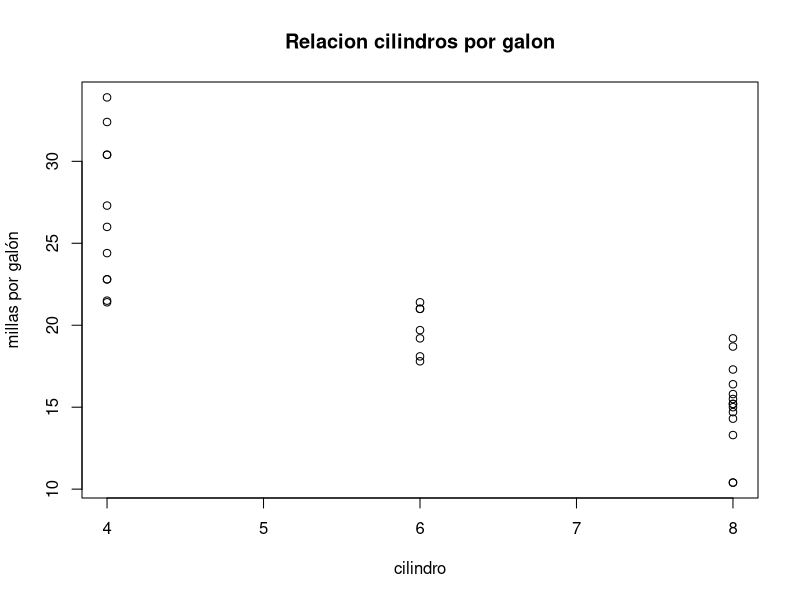
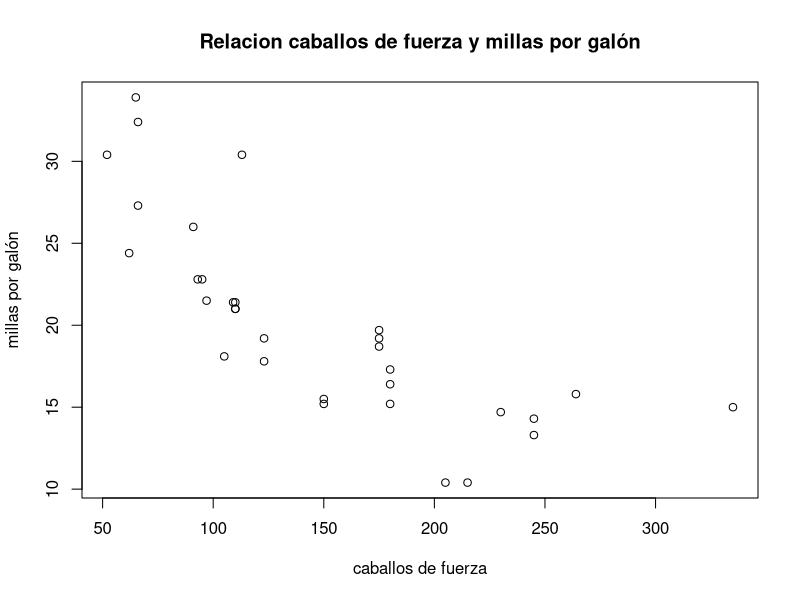

Generate these figures, in order, with R: (Note: this script raises an error after producing the figures.)
# EDA (Exploratory Data Analysis)

# La importancia de visualizar los datos antes de comenzar la formula estadistica

# CUARTETO DE ANSCOMBE: la importancia de visualizar los datos antes de enfocarnos en la formula estadistica

# Tipos de visualizacion para EDA: 

# HISTOGRAMA:  Las barras van pegadas, el orden en el eje x es de mayor a menor, presenta lo que hay y lo que no hay, los numeros no se pueden convertir en etiquetas
# vs grafica de barras: cualquier orden en el eje x, los numeros se pueden volver etiquetas

# SCATTERPLOT: se mezclan variables continuas o datos numéricos, no hay etiquetas o variables categorias, los puntos no se pueden unir, la variable independiente va en el eje x y la variable independiente en el eje y
# VS grafica de lineas: se parece más a una serie de tiempo, en esta sí podemos unir los puntos porque estos muestran una evolución o secuencia.

# BOXPLOT: Muestra los cinco elementos clave en estadistica descriptiva,: min, max, primer quartil, mediana o segundo quartill y tercer quartil

# EDA con scatterplot 

# EDA mtcars
#plot(eje Y ~ eje X,
#     nombre x, nombre y,
#     titulo del scatterplot)

plot(mtcars$mpg ~ mtcars$cyl,
    xlab="cilindro", ylab="millas por galón",
    main="Relacion cilindros por galon")

plot(mtcars$mpg ~ mtcars$hp,
     xlab="caballos de fuerza", ylab="millas por galón",
     main="Relacion caballos de fuerza y millas por galón")

#EDA orangeEc
plot(orangeEc$Unemployment ~ orangeEc$Education.invest...GDP,
     xlab="Inversion educacion (%PIB)", ylab="Desempleo",
     main="Relación entre la inversion en educacion y el desempleo")

plot(orangeEc$GDP.PC ~ orangeEc$Creat.Ind...GDP,
     xlab="APorte economía naranja al PIB", ylab="PIB",
     main="Relación entre el PIB  y el aporte de la economia naranja ")

# EDA Histogramas
install.packages("ggplot2")
library(ggplot2)

qplot(mtcars$hp,
     geom="histogram",
     xlab="caballos de fuerza",
     main="Carros según caballos de fuerza")






